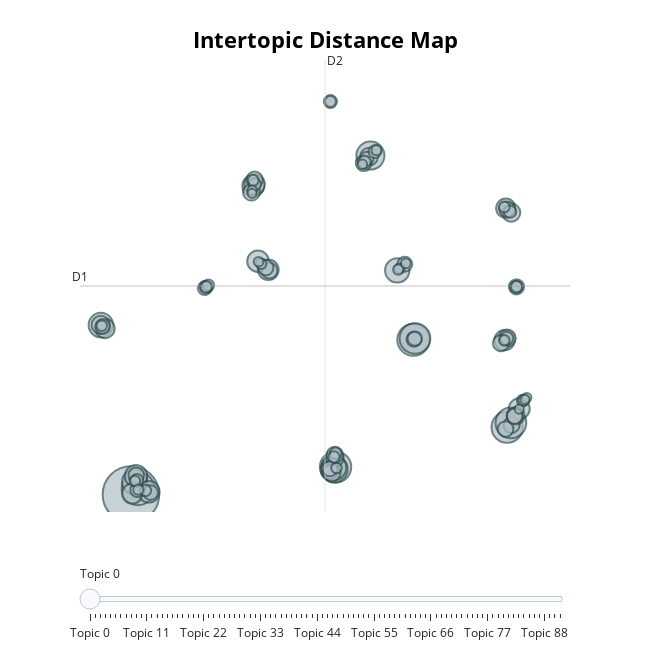
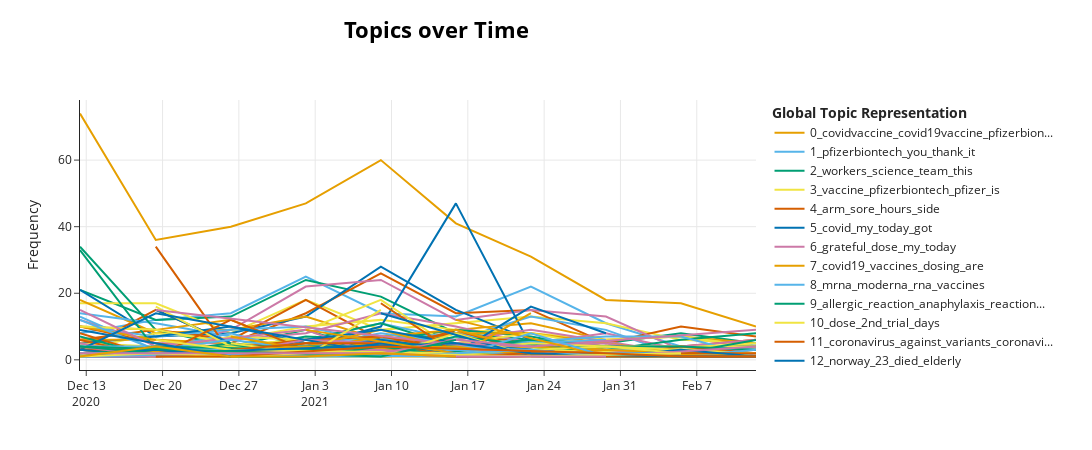

The notebook cell these images were saved under, in order:
### Code cell
# Filter for non-empty text
text_df = df[df['clean_text'].str.len() > 10].reset_index(drop=False)  # Change drop=True to drop=False

# Prepare corpus for BERTopic
docs = text_df['clean_text'].tolist()

print(f"Performing topic modeling on {len(docs):,} documents...")

# Train BERTopic model
topic_model = BERTopic(language="english", calculate_probabilities=True, verbose=True)
topics, probs = topic_model.fit_transform(docs)

# Add topics to the dataframe
text_df['topic'] = topics
text_df['topic_prob'] = probs.max(axis=1)

# Visualize the topics
fig = topic_model.visualize_topics()
fig.show()

# Get topic info
topic_info = topic_model.get_topic_info()
print("\nTop Topics:")
for i, row in topic_info.head(10).iterrows():
    if row['Topic'] != -1:  # Skip outlier topic
        print(f"Topic {row['Topic']}: {row['Name']} (size: {row['Count']})")
        words = topic_model.get_topic(row['Topic'])
        print(f"  Top words: {', '.join([word for word, _ in words[:5]])}")

# Add topics back to main dataframe
topic_mapping = dict(zip(text_df['index'], text_df['topic']))
df['topic'] = df.index.map(topic_mapping).fillna(-1).astype(int)

# Track topics over time
topics_over_time = topic_model.topics_over_time(docs,
                                                text_df['created_at'].tolist(),  # Use text_df instead of df.loc
                                                nr_bins=10)
fig = topic_model.visualize_topics_over_time(topics_over_time)
fig.show()
